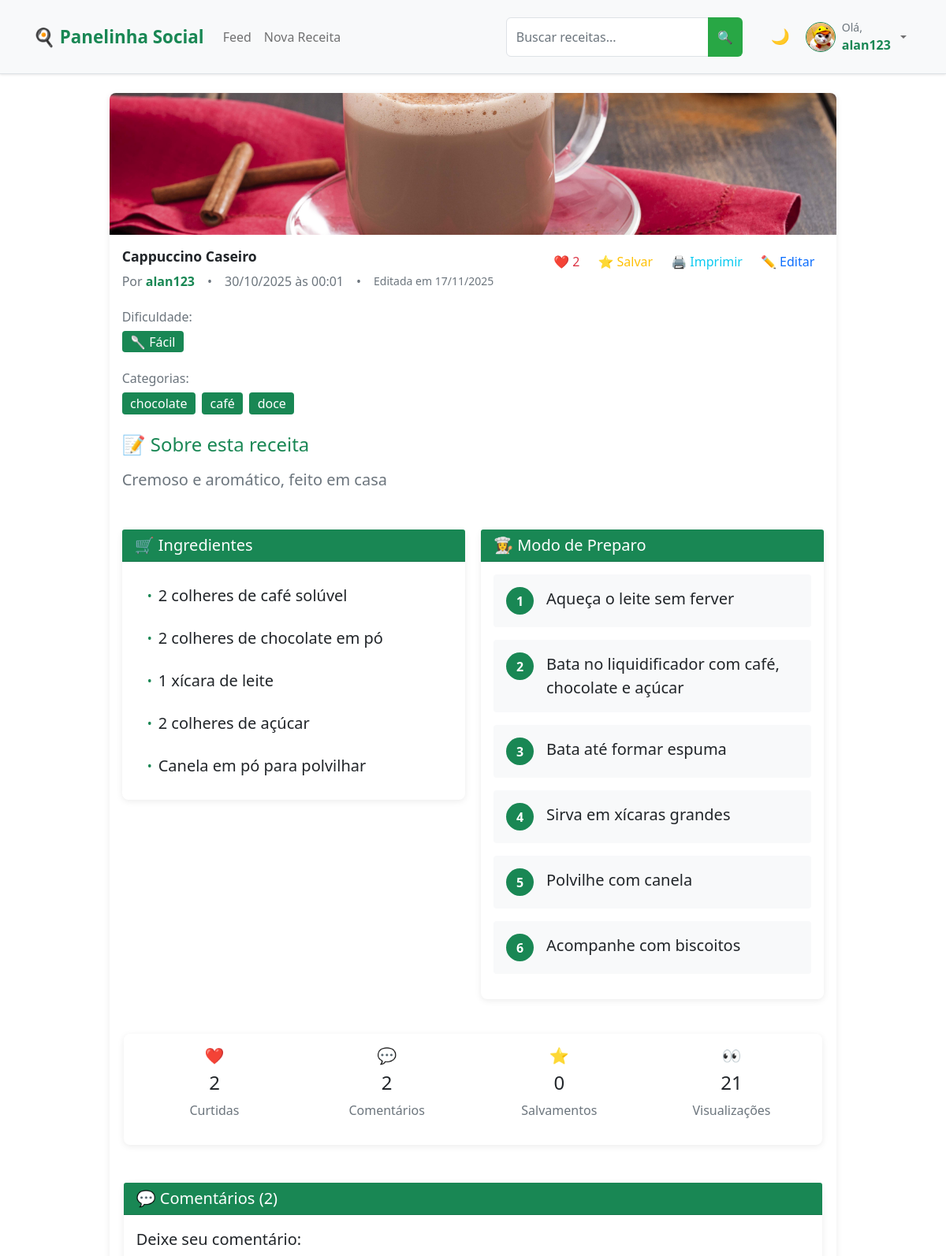
The app's page /recipe/3 (signed in, upper part), older data.
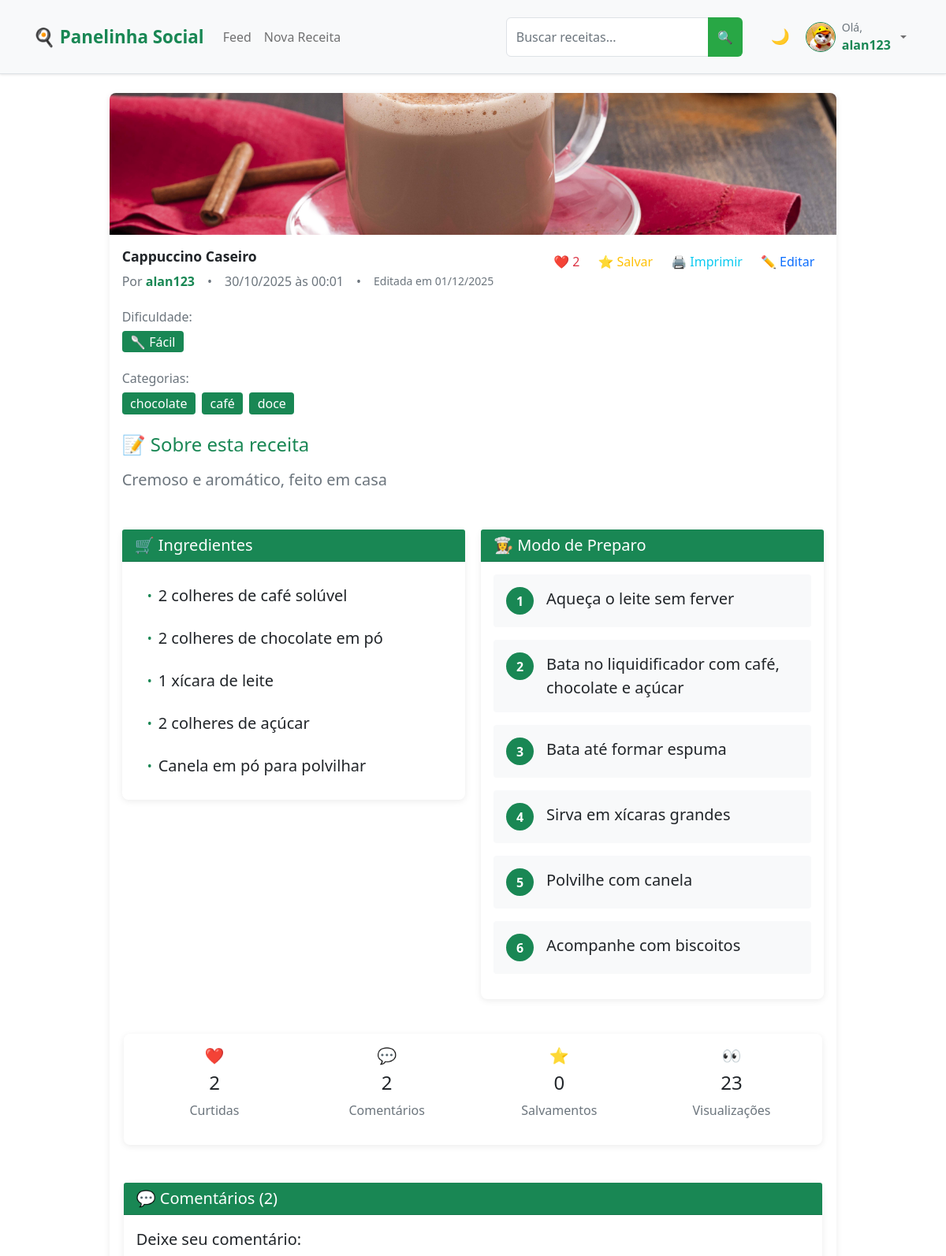
The same page, newer data.
### app.py (models this page shows, shortened)
class Recipe(db.Model):
    __tablename__ = 'recipe'
    id = db.Column(db.Integer, primary_key=True)
    title = db.Column(db.String(100), nullable=False, index=True)
    description = db.Column(db.Text)
    ingredients = db.Column(db.Text)
    steps = db.Column(db.Text)
    image = db.Column(db.String(200))
    categories = db.Column(db.String(200))
    difficulty = db.Column(db.String(20), nullable=False, default='Fácil', index=True)  # NOVO CAMPO
    is_draft = db.Column(db.Boolean, default=False, index=True)
    created_at = db.Column(db.DateTime, default=datetime.utcnow, index=True)
    updated_at = db.Column(db.DateTime, default=datetime.utcnow, onupdate=datetime.utcnow)
    views = db.Column(db.Integer, default=0, index=True)
    user_id = db.Column(db.Integer, db.ForeignKey('user.id'), nullable=False, index=True)
    likes = db.relationship('Like', backref='recipe', lazy='select')
    comments = db.relationship('Comment', backref='recipe', lazy='select')
    saved_by = db.relationship('SavedRecipe', backref='recipe', lazy='select')
    def like_count(self):
        if hasattr(self, '_like_count'):
            return self._like_count
        return len(self.likes)
    def comment_count(self):
        if hasattr(self, '_comment_count'):
            return self._comment_count
        return len(self.comments)
    def saved_count(self):
        if hasattr(self, '_saved_count'):
            return self._saved_count
        return len(self.saved_by)  # Mudado para len()

### app.py (the view, shortened to what this page needs)
@app.route('/recipe/<int:recipe_id>', methods=['GET', 'POST'])
def recipe_detail(recipe_id):
    recipe = Recipe.query.options(
        db.joinedload(Recipe.author),
        db.joinedload(Recipe.likes),
        db.joinedload(Recipe.comments).joinedload(Comment.user)
    ).get_or_404(recipe_id)
    form = CommentForm()
    recipe.views = Recipe.views + 1
    db.session.commit()
    comments = recipe.comments
    return render_template('recipe_detail.html', title=recipe.title, recipe=recipe, form=form, comments=comments)

### app.py
class CommentForm(FlaskForm):
    content = TextAreaField('Comentário', validators=[DataRequired(), Length(min=1, max=500)])
    submit = SubmitField('Comentar')

### app.py (called while the page is built)
@login_manager.user_loader
def load_user(id):
    return User.query.get(int(id))

### templates/recipe_detail.html (shortened to what the changed rows need)
{% extends "base.html" %}
{% block content %}
<div class="row justify-content-center">
    <div class="col-md-10">
        <div class="card">
            {% if recipe.image %}
                <img src="{{ url_for('static', filename='uploads/' + recipe.image) }}"
                     class="card-img-top" alt="{{ recipe.title }}" style="max-height: 500px; object-fit: cover;">
            {% else %}
                <div class="card-img-top bg-light d-flex align-items-center justify-content-center"
                     style="height: 300px;">
                    <span class="text-muted display-6">📷 Sem imagem</span>
                </div>
            {% endif %}
            <div class="card-body">
                <div class="d-flex justify-content-between align-items-start mb-4">
                    <div class="flex-grow-1">
                        <h1 class="card-title display-6 mb-2">{{ recipe.title }}</h1>
                        <div class="d-flex align-items-center flex-wrap gap-3">
                            <p class="text-muted mb-0">
                                Por <strong class="text-success">{{ recipe.author.username }}</strong>
                            </p>
                            <span class="text-muted">•</span>
                            <p class="text-muted mb-0">
                                {{ recipe.created_at.strftime('%d/%m/%Y às %H:%M') }}
                            </p>
                            {% if recipe.updated_at != recipe.created_at %}
                                <span class="text-muted">•</span>
                                <small class="text-muted">
                                    Editada em {{ recipe.updated_at.strftime('%d/%m/%Y') }}
                                </small>
                            {% endif %}
                        </div>
                    </div>
                </div>
                <div class="mb-4">
                </div>
                {% if recipe.categories %}
                    <div class="mb-4">
                    </div>
                {% endif %}
                <div class="mb-5">
                    <h4 class="text-success mb-3">📝 Sobre esta receita</h4>
                    <p class="card-text fs-5">{{ recipe.description }}</p>
                </div>
                <div class="row">
                </div>
                <div class="row mt-4">
                    <div class="col-12">
                        <div class="card">
                            <div class="card-body">
                                <div class="row text-center">
                                    <div class="col-md-3">
                                        <h5 class="text-success">👀</h5>
                                        <h4>{{ recipe.views }}</h4>
                                        <p class="text-muted">Visualizações</p>
                                    </div>
                                </div>
                            </div>
                        </div>
                    </div>
                </div>
                <div class="row mt-5">
                </div>
            </div>
        </div>
    </div>
</div>
{% endblock %}

Row changes from the older to the newer data that the page shows:
changed Recipe "Cremoso e aromático, feito em casa": updated_at "17/11/2025" → "01/12/2025"; views "21" → "23"
